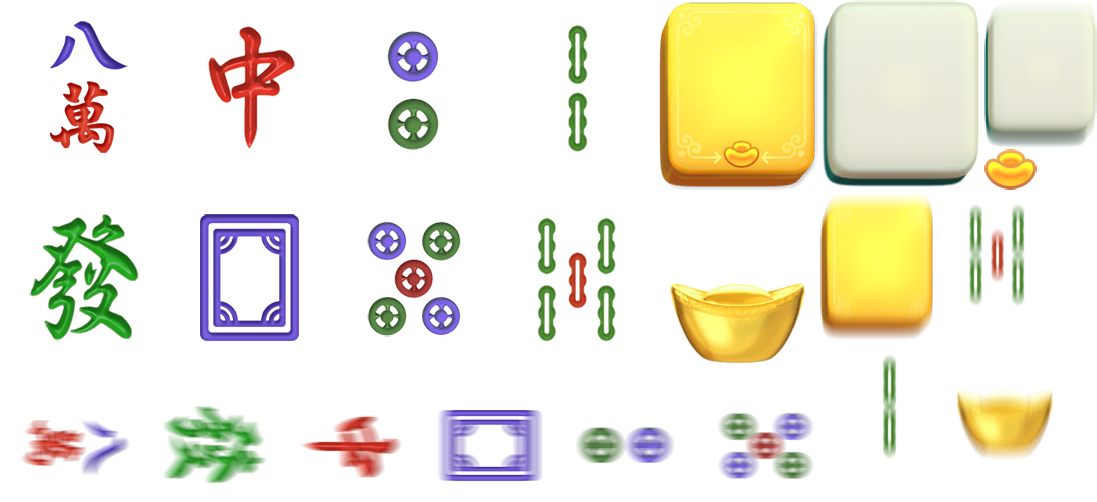
#> input picture scripts/pg_assets/3856b7c5-0c59-4514-9770-eb3e800f4e09.a7dd8.png, 1097 x 502 px, found by its file name
$ python check_symbols_atlas.py
#> lines starting #> are read from the running program, lines starting #| are printed output that depends on the picture
from PIL import Image
import numpy as np

# Check if the symbols atlas (3856b7c5) contains s_scatter and s_wild
# which also have None atlasUrl in the dump
atlas = Image.open('scripts/pg_assets/3856b7c5-0c59-4514-9770-eb3e800f4e09.a7dd8.png').convert('RGBA')
#> atlas is the input picture: PIL image 1097x502 RGBA; mean R, G, B, A 56.3, 52.6, 36.1, 67.4
print(f'Symbols atlas size: {atlas.size}')
#| Symbols atlas size: (1097, 502)

# s_scatter at [806, 3, 162, 190]
scatter = atlas.crop((806, 3, 806+162, 3+190))
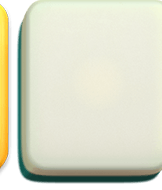
#> scatter: PIL image 162x190 RGBA; mean R, G, B, A 191.8, 193.8, 173.3, 225.1; transparent parts drawn white
scatter.save('scripts/preview_s_scatter.png')
arr = np.array(scatter)
print(f's_scatter at [806,3]: alpha={arr[:,:,3].mean():.0f}')
#| s_scatter at [806,3]: alpha=225

# Check ic_win analog - look at what's at x=742 (but atlas is 1097px wide, so it fits)
crop_win = atlas.crop((742, 3, 802, 63))
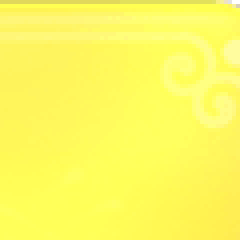
#> crop_win: PIL image 60x60 RGBA (shown 4 times larger); mean R, G, B, A 254.1, 249.4, 94, 254.1; transparent parts drawn white
arr2 = np.array(crop_win)
print(f'[742,3] in symbols atlas: alpha={arr2[:,:,3].mean():.0f}')
#| [742,3] in symbols atlas: alpha=254

# Actually look for white icon at various y=3 positions
print('\nContent scan at y=3 (looking for icon-like content):')
for x_start in range(0, atlas.size[0]-60, 30):
    crop = atlas.crop((x_start, 0, x_start+60, 60))
    arr = np.array(crop.convert('RGBA'))
    alpha = arr[:,:,3].mean()
    white = ((arr[:,:,0]>200)&(arr[:,:,1]>200)&(arr[:,:,2]>200)&(arr[:,:,3]>100)).mean()
    if white > 0.15:
        print(f'  x={x_start}: white={white:.2f} alpha={alpha:.0f}')
        crop.save(f'scripts/preview_symbols_x{x_start}.png')
#> this loop made 35 passes
#> (alpha, white) on passes 1 to 12: (0.752, 0), (28.96, 0), (51.62, 0), (23.41, 0), (0, 0), (0.0411, 0), (2.71, 0), (47.62, 0), (58.22, 0), (13.27, 0), (0, 0), (1.44, 0)
#|   x=810: white=0.51 alpha=185
#|   x=840: white=0.93 alpha=248
#|   x=870: white=0.93 alpha=250
#|   x=900: white=0.93 alpha=249
#|   x=930: white=0.69 alpha=203
#|   x=960: white=0.59 alpha=183
#|   x=990: white=0.81 alpha=213
#|   x=1020: white=0.88 alpha=217
#> pass 2, `crop = atlas.crop((x_start, 0, x_start+60, 60))`:
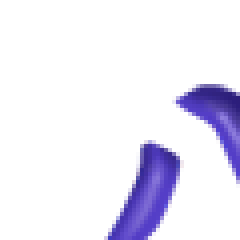
#> crop: PIL image 60x60 RGBA (shown 4 times larger); mean R, G, B, A 10.9, 8.3, 24, 29; transparent parts drawn white
#> pass 3, `crop = atlas.crop((x_start, 0, x_start+60, 60))`:
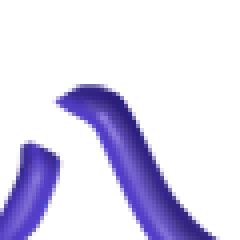
#> crop: PIL image 60x60 RGBA (shown 4 times larger); mean R, G, B, A 18.5, 14.2, 40.3, 51.6; transparent parts drawn white
#> after the loop:
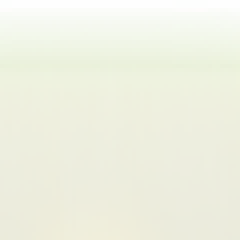
#> crop: PIL image 60x60 RGBA (shown 4 times larger); mean R, G, B, A 234.5, 238.2, 218.9, 217.1; transparent parts drawn white

$ run again, with scripts/pg_assets/04e186f4-8361-4a68-87d3-e9ede41c67fe.e3bba.png copied over scripts/pg_assets/3856b7c5-0c59-4514-9770-eb3e800f4e09.a7dd8.png
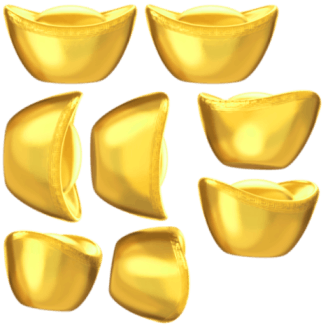
#> input picture scripts/pg_assets/04e186f4-8361-4a68-87d3-e9ede41c67fe.e3bba.png, 327 x 327 px, found by its file name
#> atlas is the input picture: PIL image 327x327 RGBA; mean R, G, B, A 166.9, 155.7, 87.6, 144.5
#| Symbols atlas size: (327, 327)
#> scatter: PIL image 162x190 RGBA; every value is 0
#| s_scatter at [806,3]: alpha=0
#> crop_win: PIL image 60x60 RGBA; every value is 0
#| [742,3] in symbols atlas: alpha=0
#> the loop `for x_start in range(0, atlas.size[0]-60, 30):` made 9 passes
#> (alpha, white) on passes 1 to 8: (183.7, 0.00139), (221.7, 0.0192), (220.5, 0.0178), (154.8, 0), (147.6, 0), (209.1, 0.00861), (222.4, 0.0192), (216.1, 0.0106)
#> pass 1, `crop = atlas.crop((x_start, 0, x_start+60, 60))`:
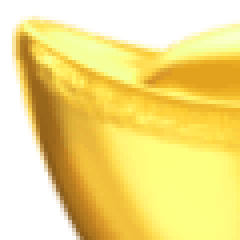
#> crop: PIL image 60x60 RGBA (shown 4 times larger); mean R, G, B, A 199.2, 183.8, 92.5, 183.7; transparent parts drawn white
#> after the loop `for x_start in range(0, atlas.size[0]-60, 30):`:
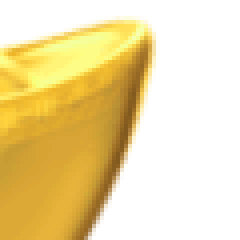
#> crop: PIL image 60x60 RGBA (shown 4 times larger); mean R, G, B, A 149.2, 143, 89.6, 118.9; transparent parts drawn white

$ run again, with scripts/pg_assets/0b4ae3cc-5d5a-4da1-92d8-8203ee193674.dc619.png copied over scripts/pg_assets/3856b7c5-0c59-4514-9770-eb3e800f4e09.a7dd8.png
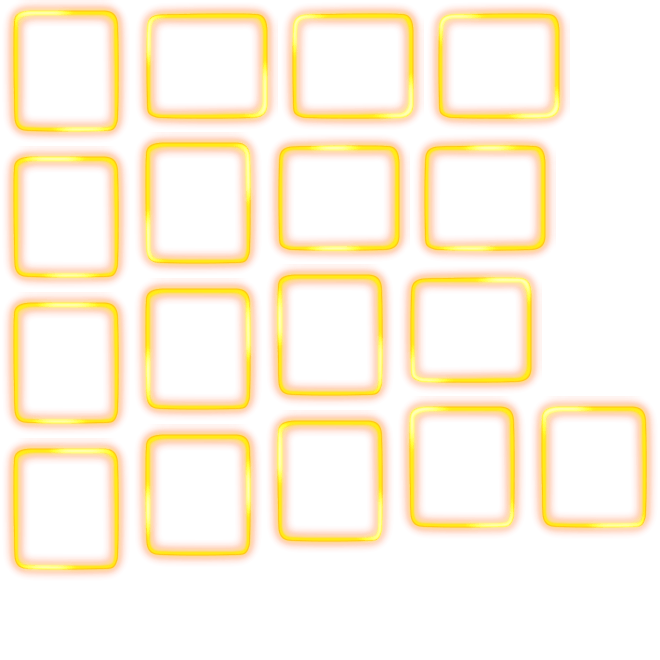
#> input picture scripts/pg_assets/0b4ae3cc-5d5a-4da1-92d8-8203ee193674.dc619.png, 660 x 660 px, found by its file name
#> atlas is the input picture: PIL image 660x660 RGBA; mean R, G, B, A 112.4, 51.1, 10.1, 34.8
#| Symbols atlas size: (660, 660)
#> scatter: PIL image 162x190 RGBA; every value is 0
#| s_scatter at [806,3]: alpha=0
#> crop_win: PIL image 60x60 RGBA; every value is 0
#| [742,3] in symbols atlas: alpha=0
#> the loop `for x_start in range(0, atlas.size[0]-60, 30):` made 20 passes
#> alpha on passes 1 to 8: 54.99, 37.63, 57.04, 57.92, 44.3, 43.16, 37.65, 56.49
#> pass 1, `crop = atlas.crop((x_start, 0, x_start+60, 60))`:
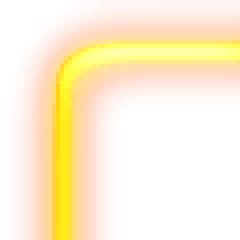
#> crop: PIL image 60x60 RGBA (shown 4 times larger); mean R, G, B, A 167.8, 81.2, 21.2, 55; transparent parts drawn white
#> pass 3, `crop = atlas.crop((x_start, 0, x_start+60, 60))`:
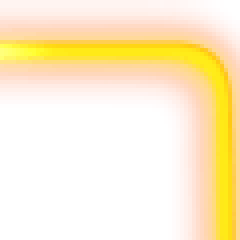
#> crop: PIL image 60x60 RGBA (shown 4 times larger); mean R, G, B, A 156.4, 77.9, 11.8, 57; transparent parts drawn white
